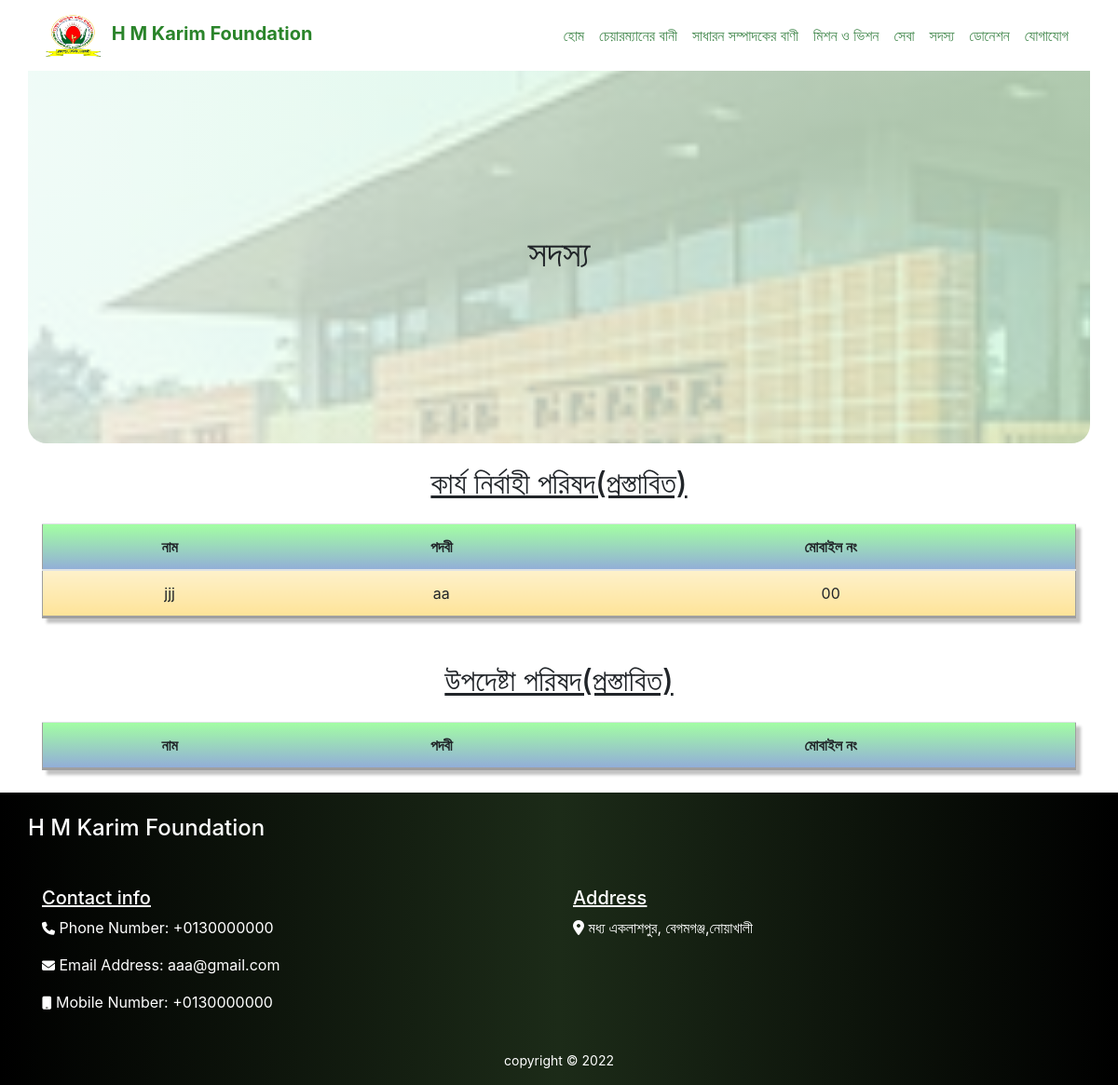
The app's page /allMember, older data.
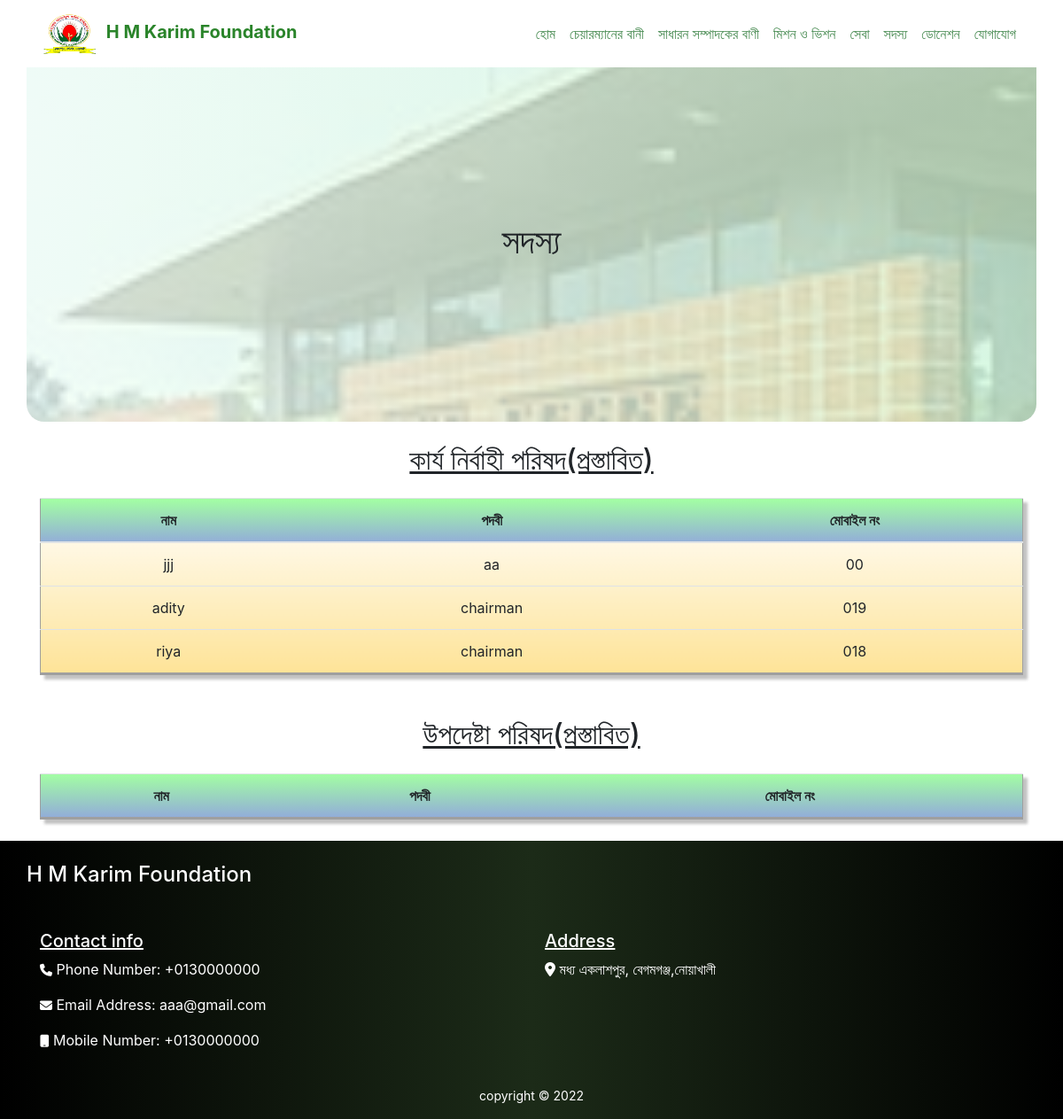
The same page, newer data.
### HM_FoundationApp/models.py (models this page shows, shortened)
class Executive_Counsil(models.Model):
    ec_name = models.CharField(max_length=264)
    ec_post = models.CharField(max_length=264,null=True)
    ec_number = models.CharField(max_length=264,null=True)

### HM_FoundationApp/views.py (the view)
# urls.py: path("allMember",views.allmember,name='allmember'),
def allmember(request):
    ecData = Executive_Counsil.objects.all()
    acData = Adviser_Counsil.objects.all()
    data={
        'ecData':ecData,
        'acData':acData
    }
    return render(request,'AllMember.html',data)

### templates/AllMember.html (shortened to what this page needs)
{% include "header.html" %}
{% load static %}
    <div id="member">
        <div class="container member">
            <div class="row">
                <div class="col-sm-12">
                    <h1 class="text-center">সদস্য</h1>
                </div>
            </div>
        </div>
        <div class="container">
            <div class="row">
                <div class="col-sm-12">
                    <h2 class="text-center my-4"><u>কার্য নির্বাহী পরিষদ(প্রস্তাবিত)</u></h2>
                    <table class="table table-reponsive table-hover table-one text-center my-4">
                        <thead>
                          <tr>
                            <th>নাম</th>
                            <th>পদবী</th>
                            <th>মোবাইল নং</th>
                          </tr>
                        </thead>
                        <tbody>
                          {% for n in ecData %}
                          <tr>
                            <td>{{n.ec_name}}</td>
                            <td>{{n.ec_post}}</td>
                            <td>{{n.ec_number}}</td>
                          </tr>
                          {% endfor %}
                        </tbody>
                      </table>
                </div>
            </div>
        </div>
        <div class="container">
            <div class="row">
                <div class="col-sm-12">
                    <h2 class="text-center my-4"><u>উপদেষ্টা পরিষদ(প্রস্তাবিত)</u></h2>
                    <table class="table table-one table-hover text-center my-4">
                        <thead>
                          <tr>
                            <th>নাম</th>
                            <th>পদবী</th>
                            <th>মোবাইল নং</th>
                          </tr>
                        </thead>
                      </table>
                </div>
            </div>
        </div>
    </div>
    {% include "footer.html" %}

Row changes from the older to the newer data that the page shows:
added Executive_Counsil: ec_name "adity", ec_post "chairman", ec_number "019"
added Executive_Counsil: ec_name "riya", ec_post "chairman", ec_number "018"
